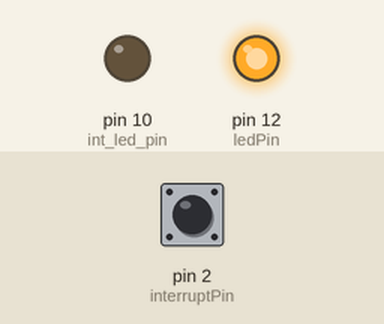
A sketch run on a simulated Arduino Uno, built with avr-gcc and run on an emulated ATmega328P. Shown: output pins drawn as LEDs (lit = HIGH). The test bench sets the inputs (shaded band); at power-on: pin 2 (interruptPin) HIGH.

Above: at 5.0 s.
At 15.0 s:
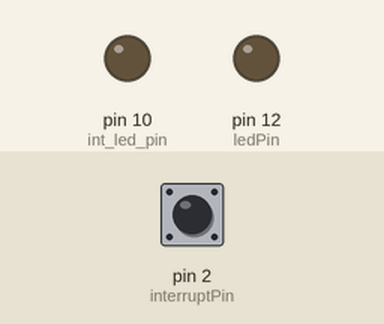
Timing chart, 0 to 26.0 s (numbered marks = the images above):
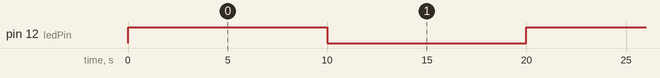

The sketch:

Arduino_Falling_Interrupt.ino
```cpp
const int ledPin = 12;
const int int_led_pin=10;
const int interruptPin = 2;
volatile byte state = LOW;

void setup() {
  pinMode(ledPin, OUTPUT);
   pinMode(10, OUTPUT);
  pinMode(interruptPin, INPUT_PULLUP);
  attachInterrupt(digitalPinToInterrupt(interruptPin), blink, FALLING);
}

void loop() {
  digitalWrite(interruptPin, state);
  digitalWrite(ledPin,HIGH);
  delay(10000);
  digitalWrite(ledPin,LOW);
  delay(10000);
}

void blink() {
  state = !state;
}
```

Measured:
- by itself, pin 12 (ledPin): alternates HIGH for 10.0 s and LOW for 10.0 s
